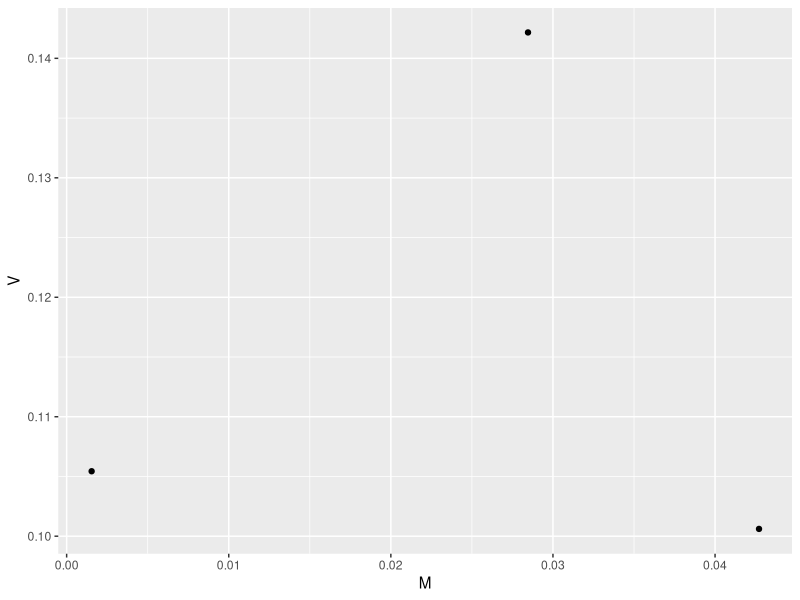

This figure's R source:
# Limpeza de variaveis
rm(list = ls())

# Bibliotecas utilizadas
library(readxl)
library(dplyr)
library(ggplot2)

# Funcao para calculo de covariancia
CovMatrix = function(M)
{
  n <- nrow(M) #number of subjects
  
  # Vector of ones
  O = matrix(1, n, 1)
  
  # Centering in means matrix (A)
  A = diag(n) - 1/n * O %*% t(O)
  
  # Centered matrix
  D = A %*% M  
  
  #creates the covariance matrix
  C <- (n-1)^-1 * t(D) %*% D
  
  return(C)
}


# Carrega banco de dados
Database <- readxl::read_excel("Database.xlsx", col_types = c("date", 
                                                      "text", "numeric", "numeric", "numeric", 
                                                      "numeric", "numeric", "numeric", "numeric"))
colnames(Database) = c("Date", "Ticker", "Open", "High", "Low", "Close", "Dividend", "AdjClose", "Volume")

# Ajusta coluna de fechamento
Database$AdjClose = Database$Close + Database$Dividend

# Passa o Ln nos precos de fechamento e fechamento ajustado
Database$Ln_AdjClose = log(Database$AdjClose)
Database$Ln_Close = log(Database$Close)

# calcula os retornos de cada um dos ativos
Db_Nord = Database %>% dplyr::filter(Ticker == "JWN") %>% dplyr::arrange(Date) %>% dplyr::mutate(ret = Ln_AdjClose - lag(Ln_Close)) %>% dplyr::filter(Date > "1995-02-01")
Db_Msft = Database %>% dplyr::filter(Ticker == "MSFT") %>% dplyr::arrange(Date) %>% dplyr::mutate(ret = Ln_AdjClose - lag(Ln_Close)) %>% dplyr::filter(Date > "1995-02-01")
Db_Sbux = Database %>% dplyr::filter(Ticker == "SBUX") %>% dplyr::arrange(Date) %>% dplyr::mutate(ret = Ln_AdjClose - lag(Ln_Close)) %>% dplyr::filter(Date > "1995-02-01")

# retira variaveis que nao serao mais utilizadas
rm(list = c("Database"))


ReturnData = cbind(Db_Msft$ret, Db_Nord$ret, Db_Sbux$ret)
colnames(ReturnData) = c("MSFT", "NORD", "SBUX")

CovMatrix = CovMatrix(ReturnData)

ggplot2::ggplot(tibble(M=colMeans(ReturnData), V=diag(CovMatrix^0.5))) + geom_point(aes(M,V))



